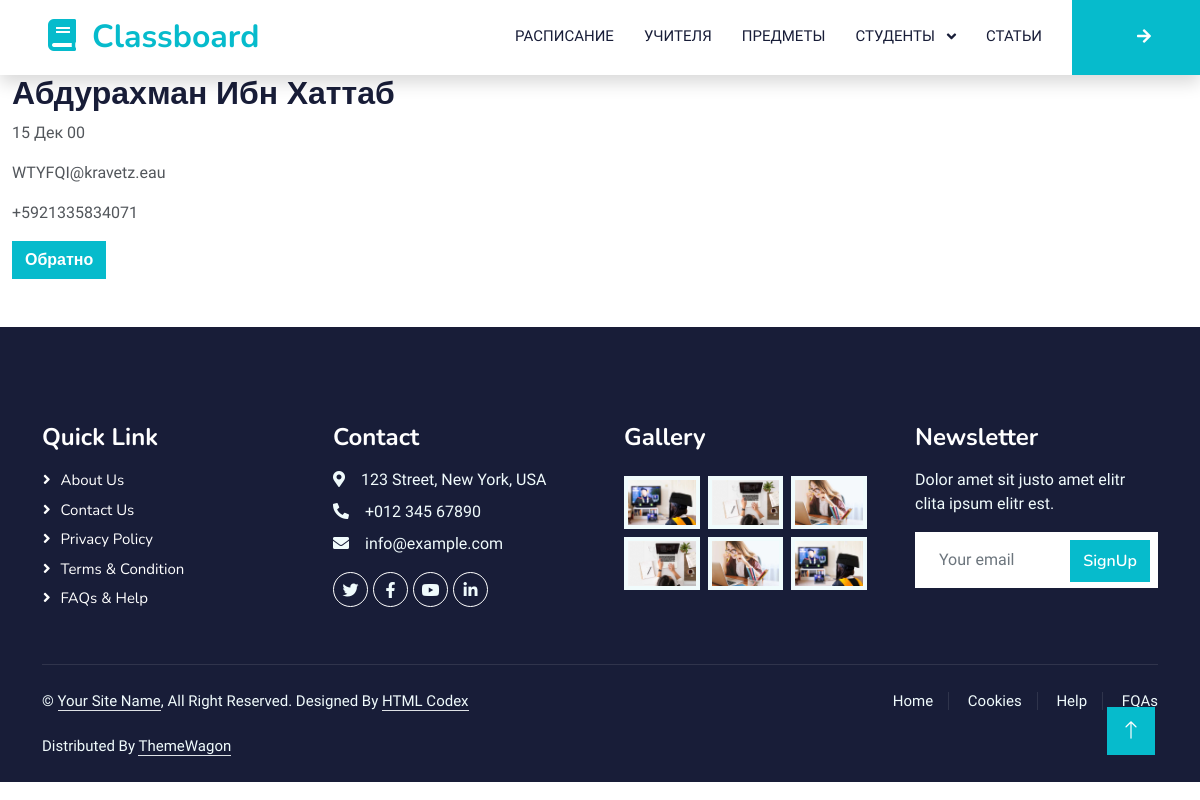
Screenshot of /teachers/16/ with the database file from the repository.
### teachers/models.py (models this page shows, shortened)
class Teacher(PersonAbstract):
    subject = models.ManyToManyField(to='subjects.Subject', related_name='subject_teacher')
    class Meta:
        verbose_name = 'Учитель'
        verbose_name_plural = 'Учителя'
        ordering = ['first_name', 'last_name']

### teachers/views.py (the view, shortened to what this page needs)
# urls.py: path('', view_teachers, name='view_teachers'),
def view_teachers(request, pk=None) -> render:
    if pk:
        current_teacher = get_object_or_404(Teacher, pk=pk)
        template = 'teacher_detail.html'
        context = {
            'current_teacher': current_teacher,
        }
    else:
        teachers = Teacher.objects.prefetch_related('subject').order_by('first_name').all()
        template = 'teachers.html'
        context = {
            'teachers': teachers,
        }
    return render(request=request, template_name=template, context=context)

### teachers/templates/teacher_detail.html (shortened to what this page needs)
{% extends 'layout/base.html' %}
{% block content %}
    <div class="row-fluid">
        <div class="col-12">
            <h2>{{ current_teacher.first_name }} {{ current_teacher.last_name }}</h2>
            <p>{{ current_teacher.birth_day|date:"d M y"}}</p>
            <p>{{ current_teacher.email }}</p>
            <p>{{ current_teacher.phone }}</p>
            <p><a class="btn btn-primary" href="{% url 'teachers:view_teachers' %}"> Обратно </a></p>
        </div>
    </div>
{% endblock content %}

### static/css/style.css (style rules this page uses)
:root { --primary: #06BBCC; --light: #F0FBFC; --dark: #181d38; }
.btn { font-family: 'Nunito', sans-serif; font-weight: 600; transition: .5s; }
.btn.btn-primary, .btn.btn-secondary { color: #FFFFFF; }

### rows the page displays
Teacher: first_name "Абдурахман", last_name "Ибн Хаттаб", birth_day "15 Дек 00", email "WTYFQI@kravetz.eau", phone "+5921335834071"
